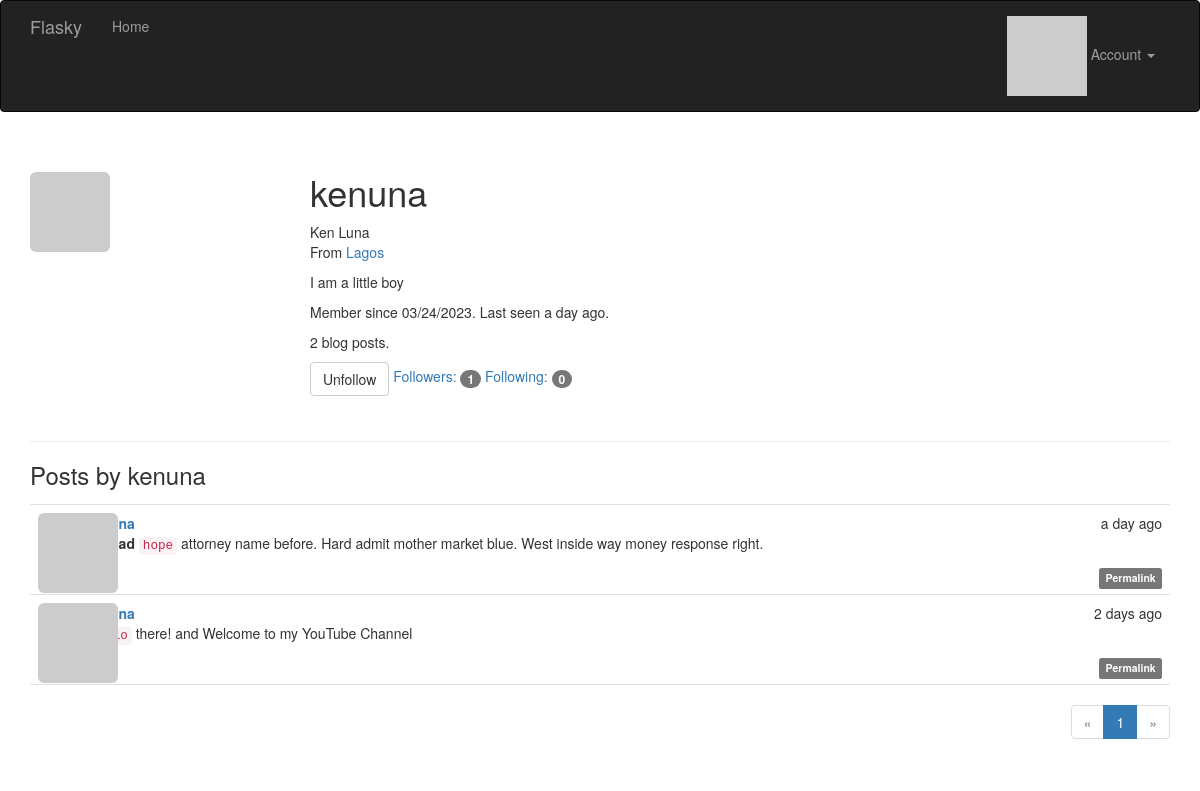
Page /user/kenuna (signed in) on the committed database.
### app/models.py (models this page shows, shortened)
class User(UserMixin, db.Model):
    __tablename__ = 'users'
    id = db.Column(db.Integer, primary_key=True)
    email = db.Column(db.String(64), unique=True, index=True)
    username = db.Column(db.String(64), unique=True, index=True)
    password_hash = db.Column(db.String(128))
    role_id = db.Column(db.Integer, db.ForeignKey('roles.id'))
    confirmed = db.Column(db.Boolean, default=False)
    name = db.Column(db.String(64))
    location = db.Column(db.String(64))
    about_me = db.Column(db.Text())
    member_since = db.Column(db.DateTime(), default=datetime.utcnow)
    last_seen = db.Column(db.DateTime(), default=datetime.utcnow)
    avatar_hash = db.Column(db.String(32))
    posts = db.relationship('Post', backref='author', lazy='dynamic')
    followed = db.relationship('Follow',
                               foreign_keys=[Follow.follower_id],
                               backref=db.backref('follower', lazy='joined'),
                               lazy='dynamic',
                               cascade='all, delete-orphan')
    followers = db.relationship('Follow',
                                foreign_keys=[Follow.followed_id],
                                backref=db.backref('followed', lazy='joined'),
                                lazy='dynamic',
                                cascade='all, delete-orphan')
    @property
    def password(self):
        raise AttributeError('password is not a readable attribute')
    def ping(self):
        self.last_seen = datetime.utcnow()
        db.session.add(self)
        db.session.commit()
    def can(self, perm):
        return self.role is not None and self.role.has_permission(perm)
    def is_administrator(self):
        return self.can(Permission.ADMIN)
    def gravatar(self, size=100, default='identicon', rating='g'):
        url = 'https://secure.gravatar.com/avatar'
        hash = hashlib.md5(self.email.lower().encode('utf-8')).hexdigest()
        return '{url}/{hash}?s={size}&d={default}&r={rating}'.format(
            url=url, hash=hash, size=size, default=default, rating=rating)
    def is_following(self, user):
        if user.id is None:
            return False
        return self.followed.filter_by(
            followed_id=user.id).first() is not None

class Post(db.Model):
    __tablename__ = 'posts'
    id = db.Column(db.Integer, primary_key=True)
    body = db.Column(db.Text)
    body_html = db.Column(db.Text)
    timestamp = db.Column(db.DateTime, index=True, default=datetime.utcnow)
    author_id = db.Column(db.Integer, db.ForeignKey('users.id'))

### app/main/views.py (the view)
@main.route('/user/<username>')
def user(username):
    user = User.query.filter_by(username=username).first_or_404()
    page = request.args.get('page', 1, type=int)
    pagination = user.posts.order_by(Post.timestamp.desc()).paginate(
        page=page, per_page=current_app.config['FLASKY_POSTS_PER_PAGE'],
        error_out=False)
    posts = pagination.items
    return render_template('user.html', user=user, posts=posts,
                           pagination=pagination)

### app/auth/views.py (called while the page is built)
@auth.before_app_request
def before_request():
    if current_user.is_authenticated:
        current_user.ping()
        if not current_user.confirmed \
                and request.endpoint \
                and request.blueprint != 'auth' \
                and request.endpoint != 'static':
            return redirect(url_for('auth.unconfirmed'))

### app/main/__init__.py (called while the page is built)
@main.app_context_processor
def inject_permissions():
    return dict(Permission=Permission)

### app/models.py (called while the page is built)
@login_manager.user_loader
def load_user(user_id):
    return User.query.get(int(user_id))

    def has_permission(self, perm):
        return self.permissions & perm == perm

### app/templates/user.html (shortened to what this page needs)
{% extends "base.html" %}
{% import "_macros.html" as macros %}
{% block page_content %}
<div class="page-header">
    <img class="img-rounded profile-thumbnail" src="{{ user.gravatar(size=256) }}">
    <div class="profile-header">
        <h1>{{ user.username }}</h1>
        {% if user.name or user.location %}
        <p>
            {% if user.name %}{{ user.name }}<br>{% endif %}
            {% if user.location %}
                From <a href="http://maps.google.com/?q={{ user.location }}">
                    {{ user.location }}
                </a>
                <br>
            {% endif %}
        </p>
        {% endif %}
        {% if user.about_me %}<p>{{ user.about_me }}</p>{% endif %}
        <p>
            Member since {{ moment(user.member_since).format('L') }}.
            Last seen {{ moment(user.last_seen).fromNow() }}.
        </p>
        <p>{{ user.posts.count() }} blog posts.</p>
        <p>
            {% if current_user.can(Permission.FOLLOW) and user != current_user %}
                {% if not current_user.is_following(user) %}
                <a href="{{ url_for('.follow', username=user.username) }}" class="btn btn-primary">Follow</a>
                {% else %}
                <a href="{{ url_for('.unfollow', username=user.username) }}" class="btn btn-default">Unfollow</a>
                {% endif %}
            {% endif %}
            <a href="{{ url_for('.followers', username=user.username) }}">Followers: <span class="badge">{{ user.followers.count() }}</span></a>
            <a href="{{ url_for('.followed_by', username=user.username) }}">Following: <span class="badge">{{ user.followed.count() }}</span></a>
        </p>
    </div>
</div>
<h3>Posts by {{ user.username }}</h3>
{% include '_posts.html' %}
{% if pagination %}
<div class="pagination">
    {{ macros.pagination_widget(pagination, '.user', username=user.username) }}
</div>
{% endif %}
{% endblock %}

### app/templates/_posts.html (shortened to what this page needs)
<ul class="posts">
    {% for post in posts %}
    <li class="post">
        <div class="post-thumbnail">
            <a href="{{ url_for('.user', username=post.author.username) }}">
                <img class="img-rounded profile-thumbnail"
                    src="{{ post.author.gravatar(size=40) }}">
            </a>
        </div>
        <div class="post-content">
            <div class="post-date">{{ moment(post.timestamp).fromNow() }}</div>
            <div class="post-author">
                <a href="{{ url_for('.user', username=post.author.username) }}">
                </a>
            </div>
            <div class="post-body">
                {% if post.body_html %}
                    {{ post.body_html | safe }}
                {% else %}
                    {{ post.body }}
                {% endif %}
            </div>
            <div class="post-footer">
                <a href="{{ url_for('.post', id=post.id) }}">
                    <span class="label label-default">Permalink</span>
                </a>
            </div>
        </div>
    </li>
    {% endfor %}
</ul>

### app/static/styles.css (style rules this page uses)
.profile-thumbnail { position: absolute; }
.profile-header { min-height: 260px; margin-left: 280px; }
ul.posts { list-style-type: none; padding: 0px; margin: 16px 0px 0px 0px; border-top: 1px solid #e0e0e0; }
ul.posts li.post { padding: 8px; border-bottom: 1px solid #e0e0e0; }
div.post-date { float: right; }
div.post-author { font-weight: bold; }
div.post-thumbnail { position: absolute; }
div.post-content { margin-left: 48px; min-height: 48px; }
div.post-footer { text-align: right; }
div.pagination { width: 100%; text-align: right; padding: 0px; margin: 0px; }

### rows in the picture
User: username "kenuna", name "Ken Luna", location "Lagos", about_me "I am a little boy", member_since "03/24/2023", last_seen "a day ago"
Post: timestamp "a day ago", body_html "hope attorney name before. Hard admit mother market blue. West inside way money response right."
Post: timestamp "2 days ago", body_html "there! and Welcome to my YouTube Channel"

### other values in the picture
{{ user.posts.count() }} "2"
{{ user.followers.count() }} "1"
{{ user.followed.count() }} "0"
{{ p }} "1"
